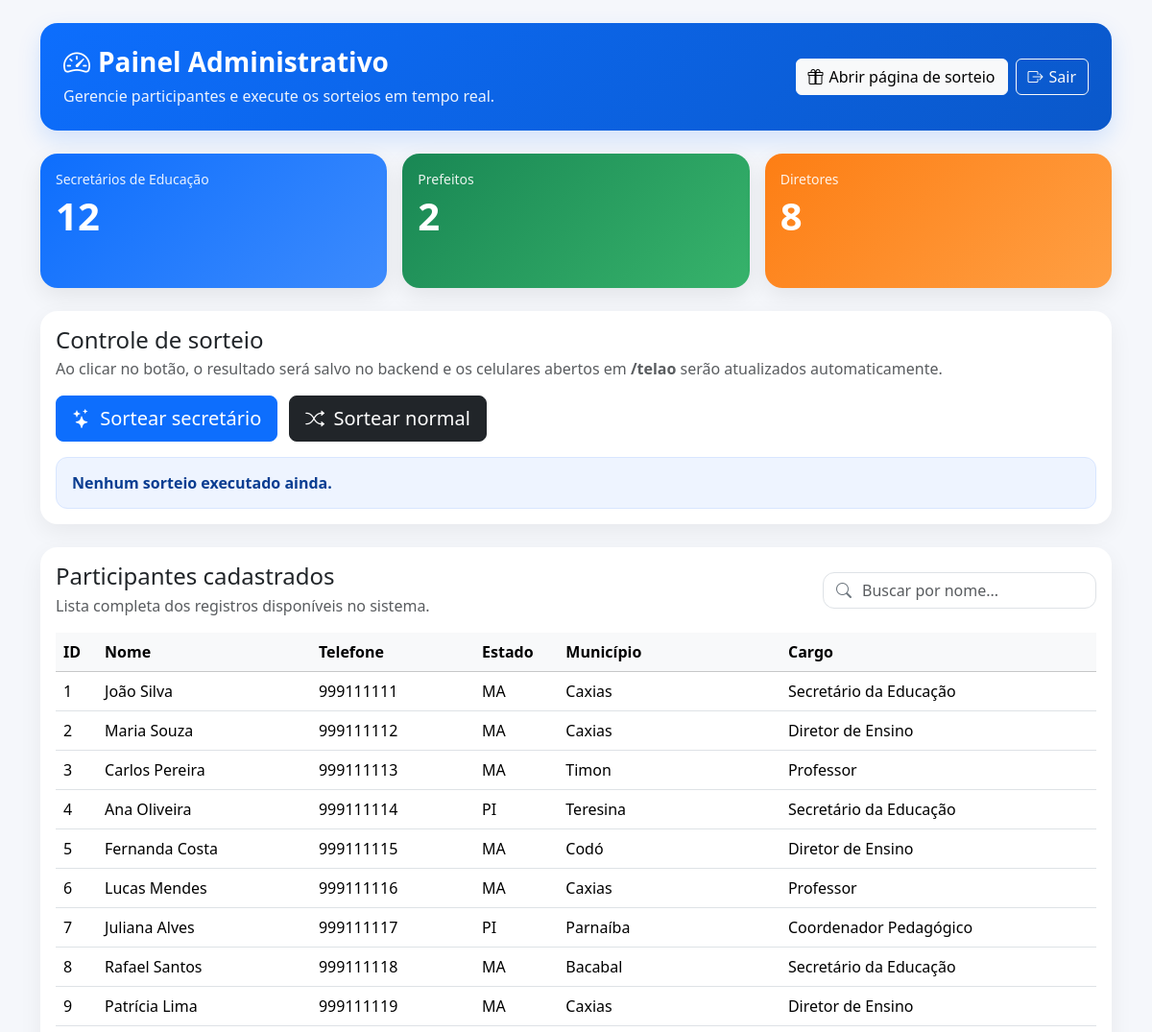
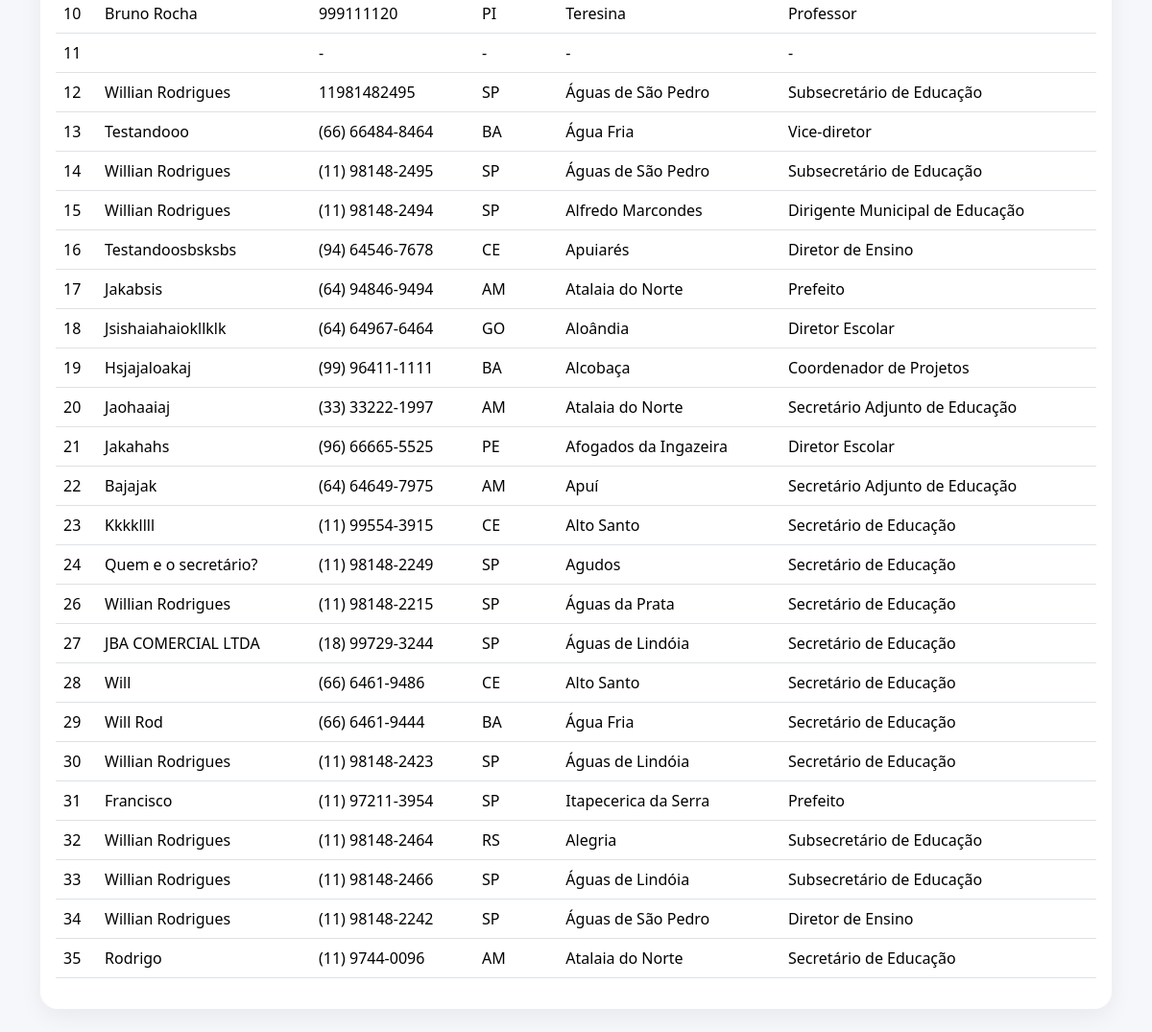
Page /admin (signed in) on the earlier database version (2 pictures, top to bottom).
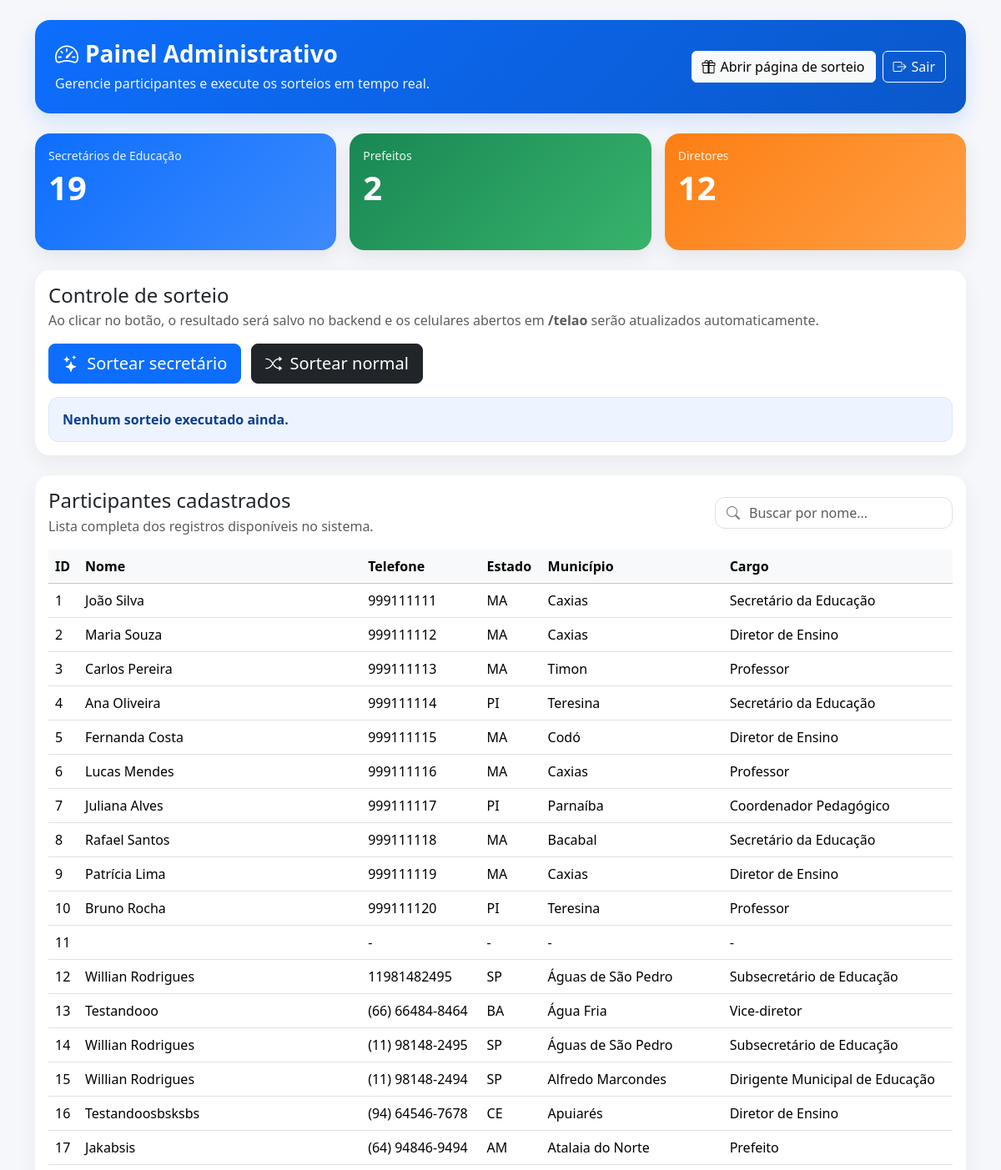
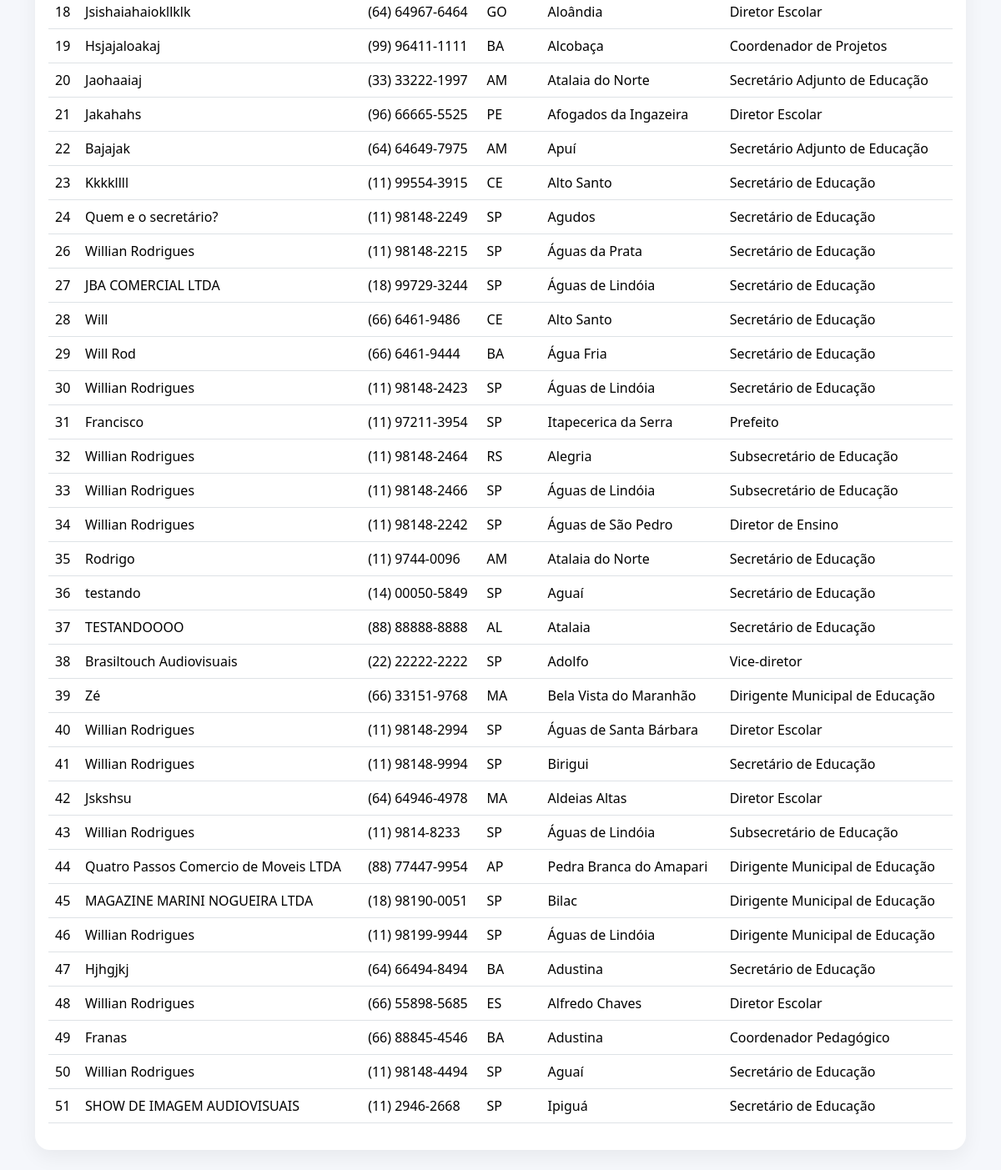
Same page on the later database version (2 pictures, top to bottom).
### tables this page shows
CREATE TABLE sorteio(
            id INTEGER PRIMARY KEY AUTOINCREMENT,
            nome TEXT NOT NULL,
            estado TEXT NOT NULL,
            municipio TEXT NOT NULL,
            cargo TEXT NOT NULL,
            telefone TEXT NOT NULL UNIQUE,
            criado DATETIME DEFAULT CURRENT_TIMESTAMP
            , sorteado BOOLEAN DEFAULT FALSE, id_sorteio INT DEFAULT 1);

### app.py (the view)
@app.route("/admin")
@login_required
def admin():
    create_table_sorteio()
    conn = connect_data()
    conn.row_factory = sqlite3.Row
    cursor = conn.cursor()
    cursor.execute("""
        SELECT id, nome, telefone, estado, municipio, cargo
        FROM sorteio
        ORDER BY id
    """)
    participantes = cursor.fetchall()
    secretarios_educacao = cursor.execute("""
        SELECT COUNT(*) FROM sorteio
        WHERE LOWER(cargo) LIKE '%secretário de educação%'
           OR LOWER(cargo) LIKE '%secretario de educacao%'
    """).fetchone()[0]
    prefeitos = cursor.execute("""
        SELECT COUNT(*) FROM sorteio
        WHERE LOWER(cargo) LIKE '%prefeito%'
    """).fetchone()[0]
    diretores = cursor.execute("""
        SELECT COUNT(*) FROM sorteio
        WHERE LOWER(cargo) LIKE '%diretor%'
    """).fetchone()[0]
    conn.close()
    return render_template(
        "admin.html",
        participantes=participantes,
        secretarios_educacao=secretarios_educacao,
        prefeitos=prefeitos,
        diretores=diretores
    )

### app.py (called while the page is built)
def connect_data():
    conn = sqlite3.connect(DB_FILE)
    conn.row_factory = sqlite3.Row
    return conn

def create_table_sorteio():
    conn = connect_data()
    cursor = conn.cursor()
    cursor.execute("""
        CREATE TABLE IF NOT EXISTS sorteio (
            id INTEGER PRIMARY KEY AUTOINCREMENT,
            nome TEXT NOT NULL,
            telefone TEXT NOT NULL UNIQUE,
            estado TEXT NOT NULL,
            municipio TEXT NOT NULL,
            cargo TEXT NOT NULL,
            criado DATETIME DEFAULT CURRENT_TIMESTAMP
        )
    """)
    conn.commit()
    conn.close()

def login_required(f):
    @wraps(f)
    def decorated_function(*args, **kwargs):
        if 'user_id' not in session:
            flash("Faça login para acessar esta página.")
            return redirect(url_for("login"))
        return f(*args, **kwargs)
    return decorated_function

### templates/admin.html (shortened to what this page needs)
<!DOCTYPE html>
<html lang="pt-BR">
<head>
    <link href="https://cdn.jsdelivr.net/npm/bootstrap@5.3.3/dist/css/bootstrap.min.css" rel="stylesheet">
    <link href="https://cdn.jsdelivr.net/npm/bootstrap-icons@1.11.3/font/bootstrap-icons.css" rel="stylesheet">
</head>
<body>
<div class="container py-4">
    <div class="topbar d-flex flex-column flex-md-row justify-content-between align-items-md-center gap-3">
        <div>
            <h1><i class="bi bi-speedometer2 me-2"></i>Painel Administrativo</h1>
            <p>Gerencie participantes e execute os sorteios em tempo real.</p>
        </div>
        <div class="d-flex gap-2 flex-wrap">
            <a href="{{ url_for('pagina_sorteio') }}" class="btn btn-light btn-action">
                <i class="bi bi-gift"></i>
                Abrir página de sorteio
            </a>
            <a href="{{ url_for('logout') }}" class="btn btn-outline-light btn-action">
                <i class="bi bi-box-arrow-right"></i>
                Sair
            </a>
        </div>
    </div>
    <div class="row g-3 mb-4">
        <div class="col-md-4">
            <div class="card stat-card bg-stat-1">
                <div class="card-body">
                    <div class="label">Secretários de Educação</div>
                    <div class="value">{{ secretarios_educacao }}</div>
                </div>
            </div>
        </div>
        <div class="col-md-4">
            <div class="card stat-card bg-stat-2">
                <div class="card-body">
                    <div class="label">Prefeitos</div>
                    <div class="value">{{ prefeitos }}</div>
                </div>
            </div>
        </div>
        <div class="col-md-4">
            <div class="card stat-card bg-stat-3">
                <div class="card-body">
                    <div class="label">Diretores</div>
                    <div class="value">{{ diretores }}</div>
                </div>
            </div>
        </div>
    </div>
    <div class="card card-soft mb-4">
        <div class="card-body">
            <div class="d-flex flex-column flex-lg-row justify-content-between align-items-lg-center gap-3 mb-3">
                <div>
                    <h4 class="mb-1">Controle de sorteio</h4>
                    <p class="text-muted mb-0">Ao clicar no botão, o resultado será salvo no backend e os celulares abertos em <strong>/telao</strong> serão atualizados automaticamente.</p>
                </div>
            </div>
            <div class="sort-box">
                <button type="button" class="btn btn-primary btn-lg" onclick="sortearSecretario()">
                    <i class="bi bi-stars me-1"></i>
                    Sortear secretário
                </button>
                <button type="button" class="btn btn-dark btn-lg" onclick="sortearNormal()">
                    <i class="bi bi-shuffle me-1"></i>
                    Sortear normal
                </button>
            </div>
            <div class="result-box mt-3" id="resultado">
                Nenhum sorteio executado ainda.
            </div>
        </div>
    </div>
    <div class="card card-soft">
        <div class="card-body">
            <div class="d-flex flex-column flex-lg-row justify-content-between align-items-lg-center gap-3 mb-3">
                <div>
                    <h4 class="mb-1">Participantes cadastrados</h4>
                    <p class="text-muted mb-0">Lista completa dos registros disponíveis no sistema.</p>
                </div>
                <div class="search-wrap" style="min-width: 280px;">
                    <i class="bi bi-search"></i>
                    <input type="text" id="search" class="form-control" placeholder="Buscar por nome...">
                </div>
            </div>
            <div class="table-responsive">
                <table class="table table-hover align-middle" id="tabela-participantes">
                    <thead class="table-light">
                        <tr>
                            <th>ID</th>
                            <th>Nome</th>
                            <th>Telefone</th>
                            <th>Estado</th>
                            <th>Município</th>
                            <th>Cargo</th>                        </tr>
                    </thead>
                    <tbody>
    {% for p in participantes %}
    <tr>
        <td>{{ p["id"] }}</td>
        <td>{{ p["nome"] }}</td>
        <td>{{ p["telefone"] or "-" }}</td>
        <td>{{ p["estado"] or "-" }}</td>
        <td>{{ p["municipio"] or "-" }}</td>
        <td>{{ p["cargo"] or "-" }}</td>
    </tr>
    {% endfor %}
</tbody>
                </table>
            </div>
        </div>
    </div>
</div>
</body>
</html>

### templates/admin.html (style rules this page uses)
body { background: #f5f7fb; }
.topbar { background: linear-gradient(135deg, #0d6efd, #0a58ca); color: white; border-radius: 18px; padding: 24px; margin-bottom: 24px; box-shadow: 0 10px 25px rgba(13, 110, 253, 0.15); }
.topbar h1 { margin: 0; font-size: 28px; font-weight: 700; }
.topbar p { margin: 6px 0 0 0; opacity: 0.92; }
.card-soft { border: none; border-radius: 18px; box-shadow: 0 8px 24px rgba(0, 0, 0, 0.06); }
.stat-card { border: none; border-radius: 18px; color: white; min-height: 140px; box-shadow: 0 8px 24px rgba(0, 0, 0, 0.08); }
.stat-card .label { font-size: 14px; opacity: 0.9; }
.stat-card .value { font-size: 40px; font-weight: 800; line-height: 1; margin-top: 8px; }
.bg-stat-1 { background: linear-gradient(135deg, #0d6efd, #3d8bfd); }
.bg-stat-2 { background: linear-gradient(135deg, #198754, #37b36b); }
.bg-stat-3 { background: linear-gradient(135deg, #fd7e14, #ff9f43); }
.sort-box { display: flex; gap: 12px; flex-wrap: wrap; }
.result-box { min-height: 48px; padding: 14px 16px; border-radius: 12px; background: #eef4ff; border: 1px solid #d8e6ff; color: #0a3d91; font-weight: 600; }
.table thead th { white-space: nowrap; }
.btn-action { display: inline-flex; align-items: center; gap: 6px; }
.search-wrap { position: relative; }
.search-wrap i { position: absolute; left: 14px; top: 50%; transform: translateY(-50%); color: #6c757d; }
.search-wrap input { padding-left: 40px; border-radius: 12px; }

Differences in the rows shown:
added sorteio: id "36", nome "testando", telefone "(14) 00050-5849", estado "SP", municipio "Aguaí", cargo "Secretário de Educação"
added sorteio: id "37", nome "TESTANDOOOO", telefone "(88) 88888-8888", estado "AL", municipio "Atalaia", cargo "Secretário de Educação"
added sorteio: id "38", nome "Brasiltouch Audiovisuais", telefone "(22) 22222-2222", estado "SP", municipio "Adolfo", cargo "Vice-diretor"
added sorteio: id "39", nome "Zé", telefone "(66) 33151-9768", estado "MA", municipio "Bela Vista do Maranhão", cargo "Dirigente Municipal de Educação"
added sorteio: id "40", nome "Willian Rodrigues", telefone "(11) 98148-2994", estado "SP", municipio "Águas de Santa Bárbara", cargo "Diretor Escolar"
added sorteio: id "41", nome "Willian Rodrigues", telefone "(11) 98148-9994", estado "SP", municipio "Birigui", cargo "Secretário de Educação"
added sorteio: id "42", nome "Jskshsu", telefone "(64) 64946-4978", estado "MA", municipio "Aldeias Altas", cargo "Diretor Escolar"
added sorteio: id "43", nome "Willian Rodrigues", telefone "(11) 9814-8233", estado "SP", municipio "Águas de Lindóia", cargo "Subsecretário de Educação"
added sorteio: id "44", nome "Quatro Passos Comercio de Moveis LTDA", telefone "(88) 77447-9954", estado "AP", municipio "Pedra Branca do Amapari", cargo "Dirigente Municipal de Educação"
added sorteio: id "45", nome "MAGAZINE MARINI NOGUEIRA LTDA", telefone "(18) 98190-0051", estado "SP", municipio "Bilac", cargo "Dirigente Municipal de Educação"
added sorteio: id "46", nome "Willian Rodrigues", telefone "(11) 98199-9944", estado "SP", municipio "Águas de Lindóia", cargo "Dirigente Municipal de Educação"
added sorteio: id "47", nome "Hjhgjkj", telefone "(64) 66494-8494", estado "BA", municipio "Adustina", cargo "Secretário de Educação"
added sorteio: id "48", nome "Willian Rodrigues", telefone "(66) 55898-5685", estado "ES", municipio "Alfredo Chaves", cargo "Diretor Escolar"
added sorteio: id "49", nome "Franas", telefone "(66) 88845-4546", estado "BA", municipio "Adustina", cargo "Coordenador Pedagógico"
added sorteio: id "50", nome "Willian Rodrigues", telefone "(11) 98148-4494", estado "SP", municipio "Aguaí", cargo "Secretário de Educação"
added sorteio: id "51", nome "SHOW DE IMAGEM AUDIOVISUAIS", telefone "(11) 2946-2668", estado "SP", municipio "Ipiguá", cargo "Secretário de Educação"
Other differences:
{{ secretarios_educacao }}: "12" → "19"
{{ diretores }}: "8" → "12"
